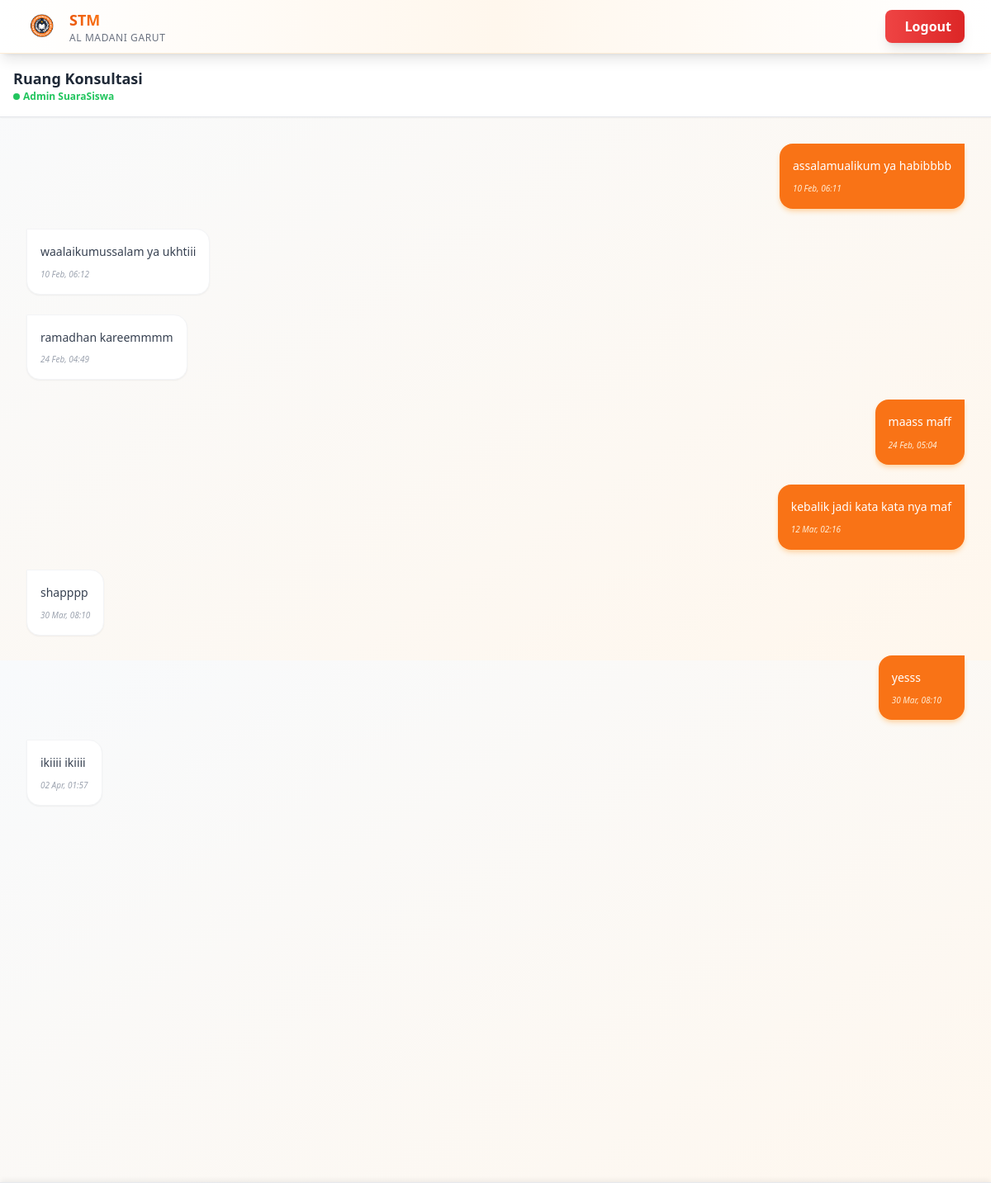
Screenshot of /siswa/chatsiswa.php (signed in) with the database file from the repository.
### tables this page shows
CREATE TABLE `messages` (
  `id` int(11) NOT NULL,
  `id_user` int(11) NOT NULL,
  `sender` varchar(10) NOT NULL,
  `message` text NOT NULL,
  `created_at` timestamp NOT NULL DEFAULT current_timestamp()
);

### siswa/chatsiswa.php (the view, shortened to what this page needs)
<?php
require "../config/config.php";
$id_user = (int) $_SESSION['id_user'];
$stmt = $koneksi->prepare("SELECT id, sender, message, created_at FROM messages WHERE id_user = ? ORDER BY created_at ASC");
$stmt->bind_param("i", $id_user);
$stmt->execute();
$res = $stmt->get_result();
?>
<!DOCTYPE html>
<html lang="id">
<head>
    <script src="https://cdn.tailwindcss.com"></script>
</head>
<body class="bg-gradient-to-br from-slate-50 to-orange-50 text-gray-800 pb-24">
<header class="bg-gradient-to-r from-white via-orange-50 to-white shadow-lg border-b border-orange-100 sticky top-0 z-50">
    <div class="max-w-7xl mx-auto px-4 sm:px-6 lg:px-8 h-16 flex items-center justify-between">
        <div class="flex items-center gap-3">
            <img src="../img/logostm.png" class="h-10">
            <div class="hidden sm:block">
                <span class="text-lg font-bold bg-gradient-to-r from-orange-600 to-orange-500 bg-clip-text text-transparent">STM</span>
                <p class="text-xs text-gray-500 font-medium uppercase tracking-wider">AL MADANI GARUT</p>
            </div>
        </div>
        <a href="../auth/logout.php" class="flex items-center gap-2 bg-gradient-to-r from-red-500 to-red-600 hover:from-red-600 hover:to-red-700 text-white px-4 py-2 rounded-lg font-semibold shadow-lg hover:shadow-xl transform hover:-translate-y-0.5 transition-all duration-200">
            <span class="hidden md:inline">Logout</span>
        </a>
    </div>
</header>
<div class="flex min-h-screen">
    <main class="flex-1 flex flex-col h-screen overflow-hidden">
        <div class="bg-white border-b p-4 shadow-sm flex items-center justify-between">
            <div class="flex items-center gap-4">
                <div>
                    <h1 class="text-lg font-bold text-gray-800">Ruang Konsultasi</h1>
                    <p class="text-xs text-green-500 font-semibold flex items-center gap-1">
                        <span class="w-2 h-2 bg-green-500 rounded-full animate-pulse"></span> Admin SuaraSiswa
                    </p>
                </div>
            </div>
        </div>
        <div id="chatBox" class="flex-1 overflow-y-auto p-4 md:p-8 space-y-6">
            <?php while ($row = $res->fetch_assoc()): ?>
                <?php if ($row['sender'] === 'siswa'): ?>
                    <div class="flex justify-end group">
                        <div class="max-w-[80%] md:max-w-md">
                            <div class="bg-orange-500 text-white p-4 rounded-2xl rounded-tr-none shadow-md shadow-orange-200">
                                <p class="text-sm leading-relaxed"><?= nl2br(htmlspecialchars($row['message'])) ?></p>
                                <div class="text-[10px] text-orange-100 mt-2 flex justify-between items-center italic">
                                    <span><?= date('d M, H:i', strtotime($row['created_at'])) ?></span>
                                    <form method="post" onsubmit="return confirm('Hapus pesan ini?')">
                                    </form>
                                </div>
                            </div>
                        </div>
                    </div>
                <?php else: ?>
                    <div class="flex justify-start">
                        <div class="max-w-[80%] md:max-w-md">
                            <div class="bg-white p-4 rounded-2xl rounded-tl-none shadow-sm border border-gray-100">
                                <p class="text-sm text-gray-700 leading-relaxed"><?= nl2br(htmlspecialchars($row['message'])) ?></p>
                                <div class="text-[10px] text-gray-400 mt-2 italic">
                                    <?= date('d M, H:i', strtotime($row['created_at'])) ?>
                                </div>
                            </div>
                        </div>
                    </div>
                <?php endif; ?>
            <?php endwhile; ?>
        </div>
        <div class="bg-white p-4 border-t shadow-[0_-4px_6px_-1px_rgba(0,0,0,0.05)]">
        </div>
    </main>
</div>
</body>
</html>

### rows the page displays
messages: message "assalamualikum ya habibbbb", created_at "10 Feb, 06:11"
messages: message "waalaikumussalam ya ukhtiii", created_at "10 Feb, 06:12"
messages: message "ramadhan kareemmmm", created_at "24 Feb, 04:49"
messages: message "maass maff", created_at "24 Feb, 05:04"
messages: message "kebalik jadi kata kata nya maf", created_at "12 Mar, 02:16"
messages: message "shapppp", created_at "30 Mar, 08:10"
messages: message "yesss", created_at "30 Mar, 08:10"
messages: message "ikiiii ikiiii", created_at "02 Apr, 01:57"
